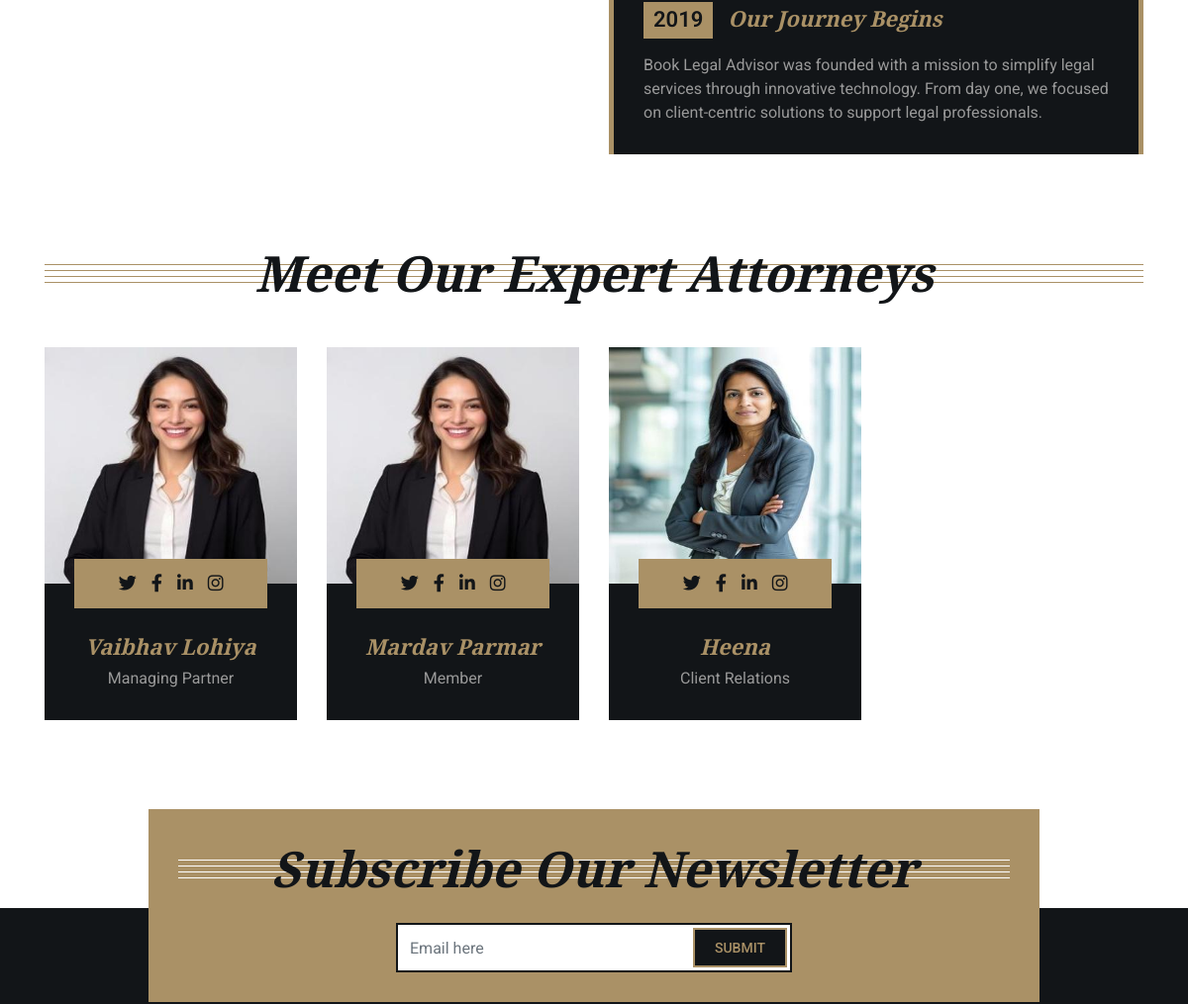
Before: /about (middle part) with the older database file.
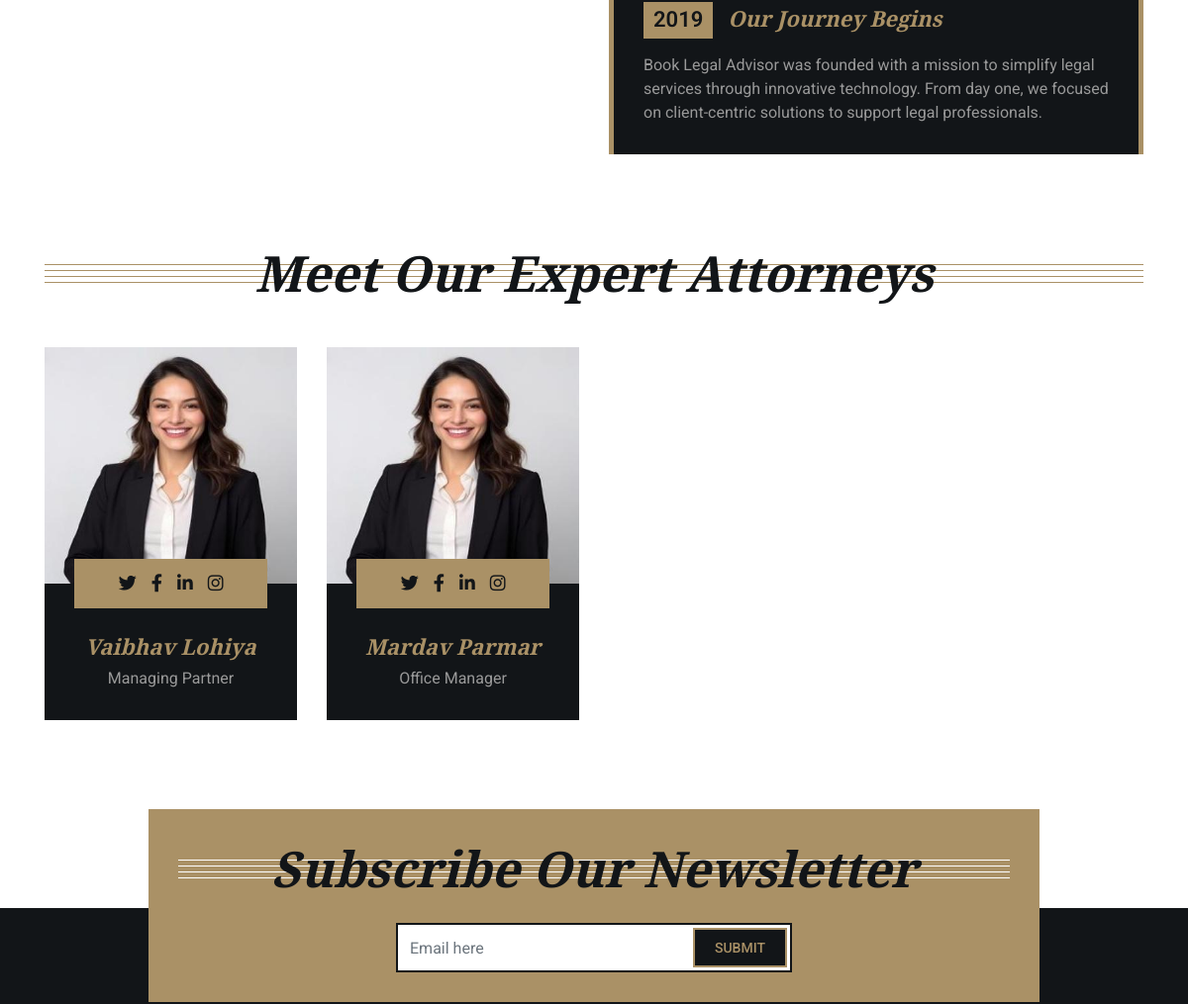
After: the same page with the newer database file.
### userapp/models.py (models this page shows, shortened)
class Attorneys(models.Model):
    name = models.CharField(max_length=20)
    profession = models.CharField(max_length=30)
    image = models.FileField(upload_to='image/')

### userapp/views.py (the view)
# urls.py: path('about', views.about),
def about(request):
    data = Attorneys.objects.all
    return render(request, "userapp/about.html",{"data":data})

### templates/userapp/about.html (shortened to what this page needs)
<!DOCTYPE html>
{% load static %}
<html lang="en">
    <head>
        <link href="https://stackpath.bootstrapcdn.com/bootstrap/4.4.1/css/bootstrap.min.css" rel="stylesheet">
        <link href="https://cdnjs.cloudflare.com/ajax/libs/font-awesome/5.10.0/css/all.min.css" rel="stylesheet">
        <link href="{% static 'userapp/lib/animate/animate.min.css'%}" rel="stylesheet">
        <link href="{% static 'userapp/lib/owlcarousel/assets/owl.carousel.min.css'%}" rel="stylesheet">
        <link href="{% static 'userapp/css/style.css'%}" rel="stylesheet">
    </head>
    <body>
        <div class="wrapper">
            <div class="timeline">
                <div class="container">
                    <div class="timeline-start">
                        <div class="timeline-container right">
                            <div class="timeline-content">
                                <h2><span>2019</span>Our Journey Begins</h2>
                                <p>
                                    Book Legal Advisor was founded with a mission to simplify legal services through innovative technology. From day one, we focused on client-centric solutions to support legal professionals.
                                </p>
                            </div>
                        </div>
                    </div>
                </div>
            </div>
            <div class="team">
                <div class="container">
                    <div class="section-header">
                        <h2>Meet Our Expert Attorneys</h2>
                    </div>
                    <div class="row">
                        {% for i in data %}
                        <div class="col-lg-3 col-md-6">
                            <div class="team-item">
                                <div class="team-img">
                                    <img src="{{ i.image.url }}" alt="Team Image">
                                </div>
                                <div class="team-text">
                                    <h2>{{i.name}}</h2>
                                    <p>{{i.profession}}</p>
                                    <div class="team-social">
                                        <a class="social-tw" href=""><i class="fab fa-twitter"></i></a>
                                        <a class="social-fb" href=""><i class="fab fa-facebook-f"></i></a>
                                        <a class="social-li" href=""><i class="fab fa-linkedin-in"></i></a>
                                        <a class="social-in" href=""><i class="fab fa-instagram"></i></a>
                                    </div>
                                </div>
                            </div>
                        </div>
                        {% endfor %}
                    </div>
                </div>
            </div>
            <div class="newsletter">
                <div class="container">
                    <div class="section-header">
                        <h2>Subscribe Our Newsletter</h2>
                    </div>
                    <div class="form">
                        <input class="form-control" placeholder="Email here">
                        <button class="btn">Submit</button>
                    </div>
                </div>
            </div>
            {% include 'userapp/footer.html'%}
        </div>
    </body>
</html>

Changed rows visible on the page:
removed Attorneys: image (picture), name "Heena", profession "Client Relations"
changed Attorneys "Mardav Parmar": profession "Member" → "Office Manager"
